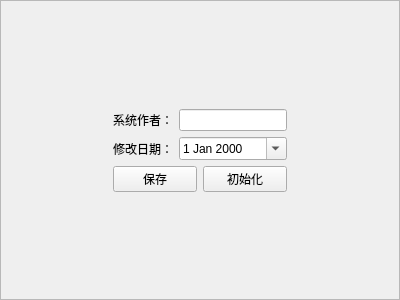
<?xml version="1.0" encoding="UTF-8"?>
<ui version="4.0">
 <class>SettingsPage</class>
 <widget class="QWidget" name="SettingsPage">
  <property name="geometry">
   <rect>
    <x>0</x>
    <y>0</y>
    <width>400</width>
    <height>300</height>
   </rect>
  </property>
  <property name="windowTitle">
   <string>Form</string>
  </property>
  <layout class="QVBoxLayout" name="verticalLayout">
   <property name="leftMargin">
    <number>0</number>
   </property>
   <property name="topMargin">
    <number>0</number>
   </property>
   <property name="rightMargin">
    <number>0</number>
   </property>
   <property name="bottomMargin">
    <number>0</number>
   </property>
   <item>
    <widget class="QFrame" name="frame">
     <property name="frameShape">
      <enum>QFrame::StyledPanel</enum>
     </property>
     <property name="frameShadow">
      <enum>QFrame::Raised</enum>
     </property>
     <layout class="QVBoxLayout" name="verticalLayout_3">
      <item>
       <spacer name="verticalSpacer">
        <property name="orientation">
         <enum>Qt::Vertical</enum>
        </property>
        <property name="sizeHint" stdset="0">
         <size>
          <width>20</width>
          <height>90</height>
         </size>
        </property>
       </spacer>
      </item>
      <item>
       <layout class="QHBoxLayout" name="horizontalLayout">
        <item>
         <spacer name="horizontalSpacer_2">
          <property name="orientation">
           <enum>Qt::Horizontal</enum>
          </property>
          <property name="sizeHint" stdset="0">
           <size>
            <width>40</width>
            <height>20</height>
           </size>
          </property>
         </spacer>
        </item>
        <item>
         <layout class="QVBoxLayout" name="verticalLayout_2">
          <item>
           <layout class="QFormLayout" name="formLayout">
            <item row="0" column="0">
             <widget class="QLabel" name="label">
              <property name="text">
               <string>系统作者：</string>
              </property>
             </widget>
            </item>
            <item row="1" column="0">
             <widget class="QLabel" name="label_2">
              <property name="text">
               <string>修改日期：</string>
              </property>
             </widget>
            </item>
            <item row="0" column="1">
             <widget class="QLineEdit" name="authorEdit"/>
            </item>
            <item row="1" column="1">
             <widget class="QDateEdit" name="alterTimeEdit">
              <property name="calendarPopup">
               <bool>true</bool>
              </property>
             </widget>
            </item>
           </layout>
          </item>
          <item>
           <layout class="QHBoxLayout" name="horizontalLayout_2">
            <item>
             <widget class="QPushButton" name="saveButton">
              <property name="text">
               <string>保存</string>
              </property>
             </widget>
            </item>
            <item>
             <widget class="QPushButton" name="initButton">
              <property name="text">
               <string>初始化</string>
              </property>
             </widget>
            </item>
           </layout>
          </item>
         </layout>
        </item>
        <item>
         <spacer name="horizontalSpacer">
          <property name="orientation">
           <enum>Qt::Horizontal</enum>
          </property>
          <property name="sizeHint" stdset="0">
           <size>
            <width>40</width>
            <height>20</height>
           </size>
          </property>
         </spacer>
        </item>
       </layout>
      </item>
      <item>
       <spacer name="verticalSpacer_2">
        <property name="orientation">
         <enum>Qt::Vertical</enum>
        </property>
        <property name="sizeHint" stdset="0">
         <size>
          <width>20</width>
          <height>89</height>
         </size>
        </property>
       </spacer>
      </item>
     </layout>
    </widget>
   </item>
  </layout>
 </widget>
 <resources/>
 <connections/>
</ui>
